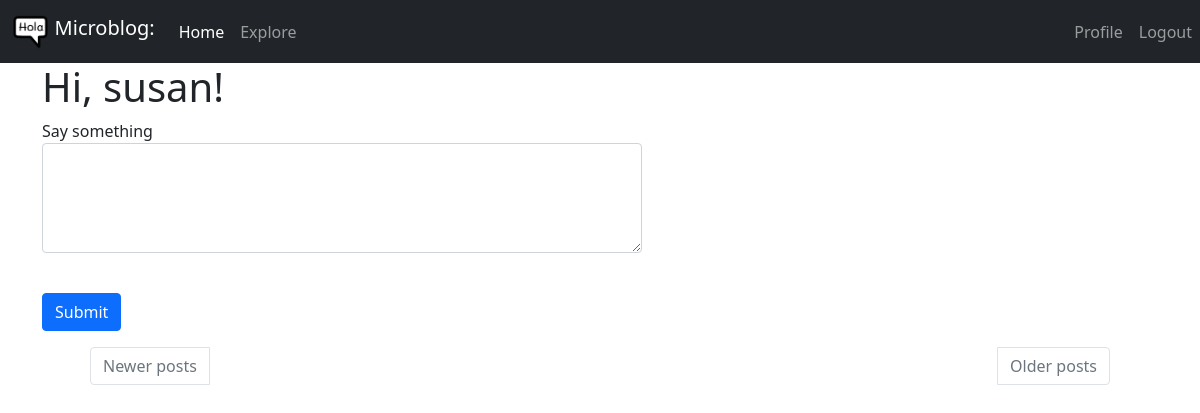
Before: /index (signed in) with the older database file.
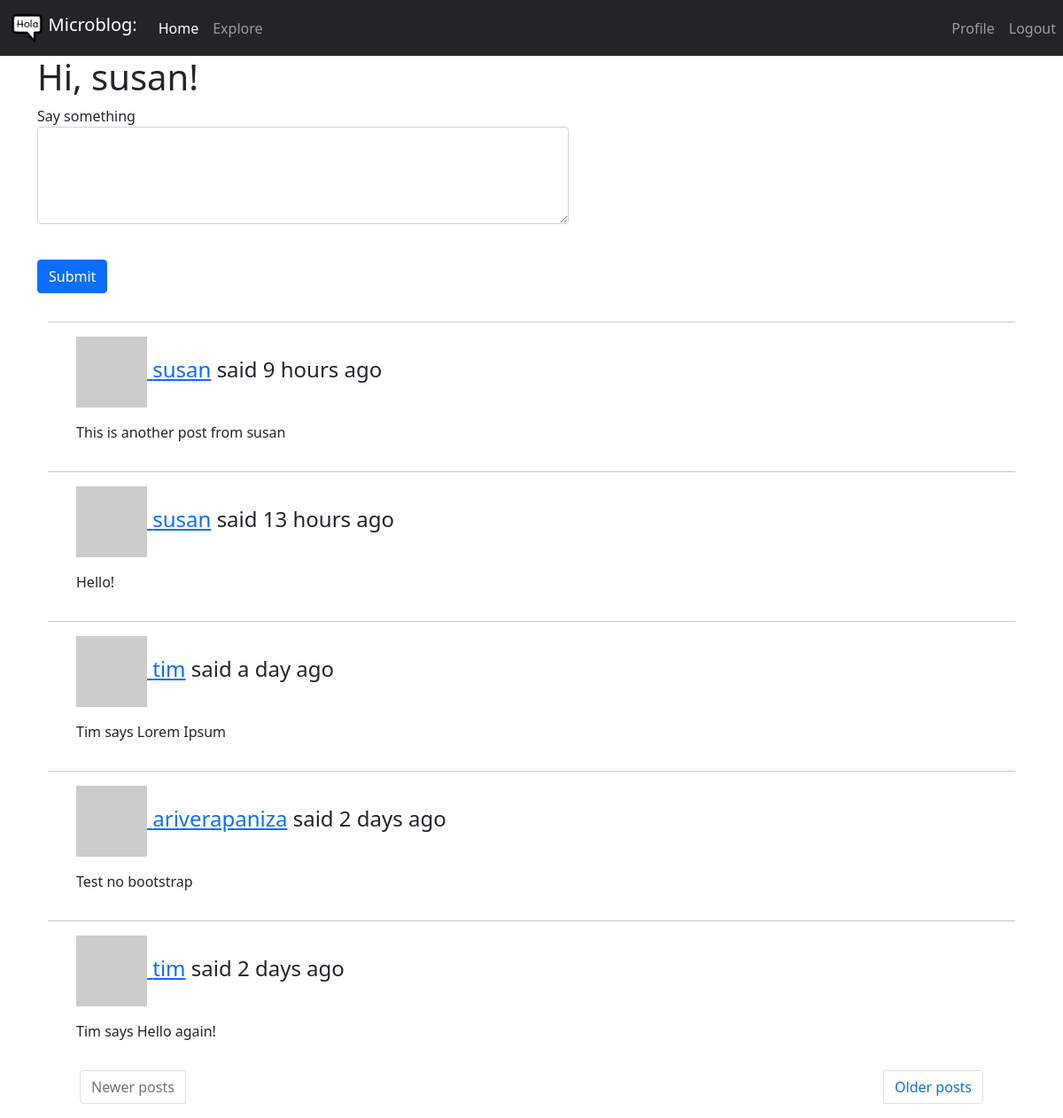
After: the same page with the newer database file.
### app/models.py (models this page shows, shortened)
class Post(db.Model):
    id = db.Column(db.Integer, primary_key=True)
    body = db.Column(db.String(140))
    timestamp = db.Column(db.DateTime, index=True, default=datetime.utcnow)
    user_id = db.Column(db.Integer, db.ForeignKey('user.id'))

class User(UserMixin, db.Model):
    id = db.Column(db.Integer, primary_key=True)
    username = db.Column(db.String(64), index=True, unique=True)
    email = db.Column(db.String(120), index=True, unique=True)
    password_hash = db.Column(db.String(128))
    posts = db.relationship('Post', backref='author', lazy='dynamic')
    about_me = db.Column(db.String(140))
    last_seen = db.Column(db.DateTime, default=datetime.utcnow)
    followed = db.relationship(
        'User', secondary=followers,
        primaryjoin=(followers.c.follower_id == id),
        secondaryjoin=(followers.c.followed_id == id),
        backref=db.backref('followers', lazy='dynamic'), lazy='dynamic')
    def avatar(self, size):
        digest = md5(self.email.lower().encode('utf-8')).hexdigest()
        return 'https://www.gravatar.com/avatar/{}?d=identicon&s={}'.format(
            digest, size)
    def followed_posts(self):
        followed = Post.query.join(
            followers, (followers.c.followed_id == Post.user_id)).filter(
                followers.c.follower_id == self.id)
        own = Post.query.filter_by(user_id=self.id)
        return followed.union(own).order_by(Post.timestamp.desc())

### app/routes.py (the view)
@app.route('/', methods=['GET', 'POST'])
@app.route('/index', methods=['GET', 'POST'])
@login_required
def index():
    form = PostForm()
    if form.validate_on_submit():
        post = Post(body=form.post.data, author=current_user)
        db.session.add(post)
        db.session.commit()
        flash(_('Your post is now live!'))
        return redirect(url_for('index'))
    page = request.args.get('page', 1, type=int)
    posts = current_user.followed_posts().paginate(page, app.config['POSTS_PER_PAGE'], False)
    next_url = url_for('index', page=posts.next_num) \
        if posts.has_next else None
    prev_url = url_for('index', page=posts.prev_num) \
        if posts.has_prev else None
    return render_template('index.html', title=_('Home'), form=form, posts=posts.items, next_url=next_url, prev_url=prev_url)

### app/forms.py
class PostForm(FlaskForm):
    post = TextAreaField(_l('Say something'), validators=[DataRequired(), Length(min=1, max=600)])
    submit = SubmitField(_l('Submit'))

### app/models.py (called while the page is built)
@login.user_loader
def load_user(id):
    return User.query.get(int(id))

### app/routes.py (called while the page is built)
@app.before_request
def before_request():
    if current_user.is_authenticated:
        current_user.last_seen = datetime.utcnow()
        db.session.commit()
    g.locale = str(get_locale())

### app/templates/index.html (shortened to what this page needs)
{% extends "base.html" %}
{% block content %}
  <div class="container mb-3 form-floating">
    <h1>{{ _('Hi, %(username)s!', username=current_user.username) }}</h1>
    {% if form %}
    <form action="" method="post">
        <p>
            {{ form.post.label }}<br>
            {{ form.post(cols=32, rows=4, class="form-control", style="width: 600px;") }}<br>
        </p>
        <p>{{ form.submit(class="btn btn-primary") }}</p>
    </form>
    {% endif %}
    {% for post in posts %}
        {% include '_post.html' %}
    {% endfor %}
  </div>
    <div class="container">
      <nav>
        <ul class="pagination justify-content-between">
          {% if prev_url %}
          <li class="page-item px-5">
            <a class="page-link" href="{{ prev_url }}">{{ _('Newer posts') }}</a>
          </li>
          {% else %}
          <li class="page-item px-5 disabled">
            <a class="page-link" href="{{ prev_url }}">{{ _('Newer posts') }}</a>
          </li>
          {% endif %}
          {% if next_url %}
          <li class="page-item px-5">
            <a class="page-link" href="{{ next_url }}">{{ _('Older posts') }}</a>
          </li>
          {% else %}
          <li class="page-item px-5 disabled">
            <a class="page-link" href="{{ next_url }}">{{ _('Older posts') }}</a>
          </li>
          {% endif %}
        </ul>
      </nav>
    </div>
{% endblock %}

### app/templates/_post.html (shortened to what this page needs)
<div class="container">
    <div class="row table-hover">
        <div class="col-md-12">
            <div class="blog-comment">
                <hr/>
                <ul class="comments">
                    <div class="post-comments">
                        <h4><a href="{{ url_for('user', username=post.author.username) }}"> <img src="{{ post.author.avatar(40) }}" class="avatar" alt=""> {{ post.author.username }}</a> {{ _('%(username)s said %(when)s', username=user_link, when=moment(post.timestamp).fromNow()) }} </h4> </p>
                        <p> {{ post.body }} </p>
                    </div>
                </ul>
            </div>
        </div>
    </div>
</div>

Changed rows visible on the page:
added Post: author.username "susan", body "This is another post from susan"
added Post: author.username "susan", body "Hello!"
now on this page (row unchanged): Post: author.username "tim", body "Tim says Lorem Ipsum"
now on this page (row unchanged): Post: author.username "ariverapaniza", body "Test no bootstrap"
now on this page (row unchanged): Post: author.username "tim", body "Tim says Hello again!"
